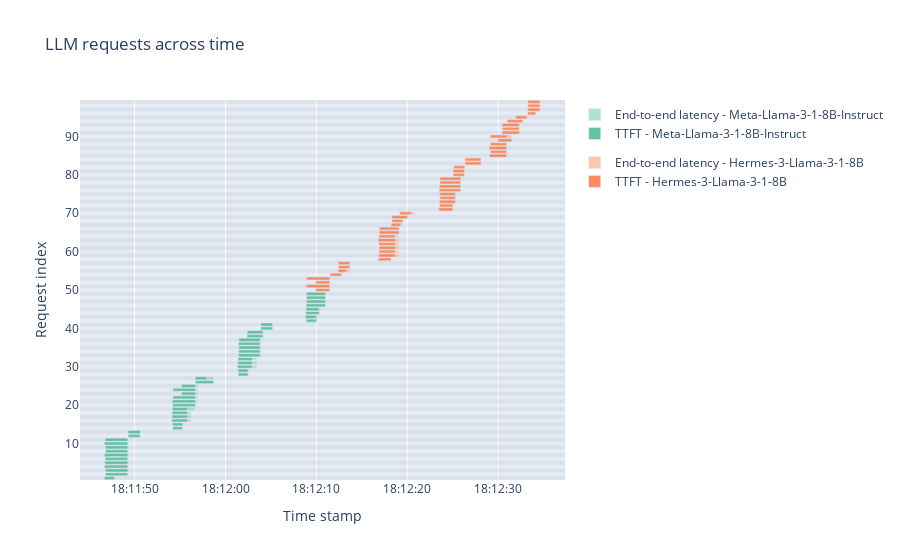

Here is the notebook cell this chart was saved with:
### Code cell
plot_requests_gantt_chart(df_test2, file_name="test2")

### Figure 1 — Plotly figure (JSON) as saved in the notebook; plotly's stock layout.template omitted (floating-point values rounded to 4 significant figures)
{"data": [{"base": ["1900-01-01 18:11:46.676028", "1900-01-01 18:11:46.787801", "1900-01-01 18:11:46.809189", "1900-01-01 18:11:46.681024", "1900-01-01 18:11:46.734870", "1900-01-01 18:11:46.757781", "1900-01-01 18:11:46.679513", "1900-01-01 18:11:46.814578", "1900-01-01 18:11:46.794756", "1900-01-01 18:11:46.662280", "1900-01-01 18:11:46.786259", "1900-01-01 18:11:49.297753", "1900-01-01 18:11:49.292066", "1900-01-01 18:11:54.186135", "1900-01-01 18:11:54.180553", "1900-01-01 18:11:54.085924", "1900-01-01 18:11:54.114542", "1900-01-01 18:11:54.127584", "1900-01-01 18:11:54.152495", "1900-01-01 18:11:54.191908", "1900-01-01 18:11:54.188735", "1900-01-01 18:11:54.215520", "1900-01-01 18:11:55.169301", "1900-01-01 18:11:54.213398", "1900-01-01 18:11:55.176395", "1900-01-01 18:11:56.680575", "1900-01-01 18:11:56.690968", "1900-01-01 18:12:01.408741", "1900-01-01 18:12:01.391268", "1900-01-01 18:12:01.295342", "1900-01-01 18:12:01.364749", "1900-01-01 18:12:01.373048", "1900-01-01 18:12:01.453752", "1900-01-01 18:12:01.443413", "1900-01-01 18:12:01.463006", "1900-01-01 18:12:01.430457", "1900-01-01 18:12:01.474235", "1900-01-01 18:12:02.377209", "1900-01-01 18:12:02.397172", "1900-01-01 18:12:03.883797", "1900-01-01 18:12:03.890555", "1900-01-01 18:12:08.865476", "1900-01-01 18:12:08.805365", "1900-01-01 18:12:08.814807", "1900-01-01 18:12:08.857532", "1900-01-01 18:12:08.890309", "1900-01-01 18:12:08.927473", "1900-01-01 18:12:08.911138", "1900-01-01 18:12:08.911346"], "legendgroup": "Meta-Llama-3-1-8B-Instruct", "marker": {"color": "#b2e0d2"}, "name": "End-to-end latency - Meta-Llama-3-1-8B-Instruct", "offsetgroup": "Meta-Llama-3-1-8B-Instruct-latency", "orientation": "h", "type": "bar", "x": [1171.0, 2537.0, 2516.0, 2647.0, 2593.0, 2570.0, 2651.0, 2517.0, 2538.0, 2674.0, 2552.0, 1325.0, 1332.0, 1165.0, 1171.0, 2145.0, 2117.0, 2104.0, 2469.0, 2623.0, 2627.0, 2746.0, 1796.0, 2752.0, 1793.0, 2011.0, 2001.0, 1156.0, 1175.0, 2139.0, 2070.0, 2062.0, 2395.0, 2406.0, 2386.0, 2422.0, 2378.0, 1790.0, 1777.0, 1301.0, 1295.0, 1224.0, 1284.0, 1578.0, 1537.0, 2112.0, 2076.0, 2093.0, 2096.0], "y": [1, 2, 3, 4, 5, 6, 7, 8, 9, 10, 11, 12, 13, 14, 15, 16, 17, 18, 19, 20, 21, 22, 23, 24, 25, 26, 27, 28, 29, 30, 31, 32, 33, 34, 35, 36, 37, 38, 39, 40, 41, 42, 43, 44, 45, 46, 47, 48, 49]}, {"base": ["1900-01-01 18:11:46.676028", "1900-01-01 18:11:46.787801", "1900-01-01 18:11:46.809189", "1900-01-01 18:11:46.681024", "1900-01-01 18:11:46.734870", "1900-01-01 18:11:46.757781", "1900-01-01 18:11:46.679513", "1900-01-01 18:11:46.814578", "1900-01-01 18:11:46.794756", "1900-01-01 18:11:46.662280", "1900-01-01 18:11:46.786259", "1900-01-01 18:11:49.297753", "1900-01-01 18:11:49.292066", "1900-01-01 18:11:54.186135", "1900-01-01 18:11:54.180553", "1900-01-01 18:11:54.085924", "1900-01-01 18:11:54.114542", "1900-01-01 18:11:54.127584", "1900-01-01 18:11:54.152495", "1900-01-01 18:11:54.191908", "1900-01-01 18:11:54.188735", "1900-01-01 18:11:54.215520", "1900-01-01 18:11:55.169301", "1900-01-01 18:11:54.213398", "1900-01-01 18:11:55.176395", "1900-01-01 18:11:56.680575", "1900-01-01 18:11:56.690968", "1900-01-01 18:12:01.408741", "1900-01-01 18:12:01.391268", "1900-01-01 18:12:01.295342", "1900-01-01 18:12:01.364749", "1900-01-01 18:12:01.373048", "1900-01-01 18:12:01.453752", "1900-01-01 18:12:01.443413", "1900-01-01 18:12:01.463006", "1900-01-01 18:12:01.430457", "1900-01-01 18:12:01.474235", "1900-01-01 18:12:02.377209", "1900-01-01 18:12:02.397172", "1900-01-01 18:12:03.883797", "1900-01-01 18:12:03.890555", "1900-01-01 18:12:08.865476", "1900-01-01 18:12:08.805365", "1900-01-01 18:12:08.814807", "1900-01-01 18:12:08.857532", "1900-01-01 18:12:08.890309", "1900-01-01 18:12:08.927473", "1900-01-01 18:12:08.911138", "1900-01-01 18:12:08.911346"], "legendgroup": "Meta-Llama-3-1-8B-Instruct", "marker": {"color": "#66c2a5"}, "name": "TTFT - Meta-Llama-3-1-8B-Instruct", "offsetgroup": "Meta-Llama-3-1-8B-Instruct-ttft", "orientation": "h", "type": "bar", "x": [1081.0, 2456.0, 2435.0, 2562.0, 2508.0, 2486.0, 2564.0, 2429.0, 2450.0, 2584.0, 2460.0, 1323.0, 1330.0, 1070.0, 1075.0, 1723.0, 1693.0, 1679.0, 1656.0, 2492.0, 2495.0, 2468.0, 1512.0, 2470.0, 1507.0, 2010.0, 1229.0, 1065.0, 1083.0, 1641.0, 1573.0, 1562.0, 2360.0, 2379.0, 2351.0, 2383.0, 2340.0, 1744.0, 1732.0, 1299.0, 1295.0, 1128.0, 1187.0, 1484.0, 1442.0, 2112.0, 2074.0, 2090.0, 2092.0], "y": [1, 2, 3, 4, 5, 6, 7, 8, 9, 10, 11, 12, 13, 14, 15, 16, 17, 18, 19, 20, 21, 22, 23, 24, 25, 26, 27, 28, 29, 30, 31, 32, 33, 34, 35, 36, 37, 38, 39, 40, 41, 42, 43, 44, 45, 46, 47, 48, 49]}, {"base": ["1900-01-01 18:12:09.938193", "1900-01-01 18:12:08.933602", "1900-01-01 18:12:09.949372", "1900-01-01 18:12:08.944984", "1900-01-01 18:12:11.495943", "1900-01-01 18:12:12.396399", "1900-01-01 18:12:12.417974", "1900-01-01 18:12:12.428764", "1900-01-01 18:12:16.789764", "1900-01-01 18:12:16.853493", "1900-01-01 18:12:16.884937", "1900-01-01 18:12:16.893609", "1900-01-01 18:12:16.858582", "1900-01-01 18:12:16.802746", "1900-01-01 18:12:16.895428", "1900-01-01 18:12:16.920891", "1900-01-01 18:12:16.920472", "1900-01-01 18:12:18.230031", "1900-01-01 18:12:18.309987", "1900-01-01 18:12:18.309195", "1900-01-01 18:12:19.146455", "1900-01-01 18:12:23.457832", "1900-01-01 18:12:23.524818", "1900-01-01 18:12:23.565059", "1900-01-01 18:12:23.592353", "1900-01-01 18:12:23.554924", "1900-01-01 18:12:23.494106", "1900-01-01 18:12:23.525645", "1900-01-01 18:12:23.579346", "1900-01-01 18:12:23.585546", "1900-01-01 18:12:25.036343", "1900-01-01 18:12:25.034800", "1900-01-01 18:12:25.104678", "1900-01-01 18:12:26.344092", "1900-01-01 18:12:26.337762", "1900-01-01 18:12:29.043290", "1900-01-01 18:12:29.126329", "1900-01-01 18:12:29.008647", "1900-01-01 18:12:29.131412", "1900-01-01 18:12:29.972828", "1900-01-01 18:12:29.136809", "1900-01-01 18:12:30.436540", "1900-01-01 18:12:30.443389", "1900-01-01 18:12:30.429841", "1900-01-01 18:12:30.977943", "1900-01-01 18:12:31.917384", "1900-01-01 18:12:33.238253", "1900-01-01 18:12:33.247062", "1900-01-01 18:12:33.258334", "1900-01-01 18:12:33.256141"], "legendgroup": "Hermes-3-Llama-3-1-8B", "marker": {"color": "#fdc6b0"}, "name": "End-to-end latency - Hermes-3-Llama-3-1-8B", "offsetgroup": "Hermes-3-Llama-3-1-8B-latency", "orientation": "h", "type": "bar", "x": [1532.0, 2540.0, 1526.0, 2530.0, 1342.0, 1277.0, 1269.0, 1261.0, 1432.0, 2241.0, 2209.0, 2201.0, 2236.0, 2295.0, 2204.0, 2212.0, 2214.0, 1138.0, 1292.0, 1700.0, 1660.0, 1559.0, 1492.0, 1783.0, 1756.0, 1798.0, 2381.0, 2350.0, 2299.0, 2293.0, 1232.0, 1234.0, 1291.0, 1757.0, 1765.0, 1874.0, 1793.0, 1911.0, 1789.0, 1515.0, 2352.0, 1880.0, 1874.0, 1892.0, 1735.0, 1315.0, 959.6, 1424.0, 1414.0, 1420.0], "y": [50, 51, 52, 53, 54, 55, 56, 57, 58, 59, 60, 61, 62, 63, 64, 65, 66, 67, 68, 69, 70, 71, 72, 73, 74, 75, 76, 77, 78, 79, 80, 81, 82, 83, 84, 85, 86, 87, 88, 89, 90, 91, 92, 93, 94, 95, 96, 97, 98, 99]}, {"base": ["1900-01-01 18:12:09.938193", "1900-01-01 18:12:08.933602", "1900-01-01 18:12:09.949372", "1900-01-01 18:12:08.944984", "1900-01-01 18:12:11.495943", "1900-01-01 18:12:12.396399", "1900-01-01 18:12:12.417974", "1900-01-01 18:12:12.428764", "1900-01-01 18:12:16.789764", "1900-01-01 18:12:16.853493", "1900-01-01 18:12:16.884937", "1900-01-01 18:12:16.893609", "1900-01-01 18:12:16.858582", "1900-01-01 18:12:16.802746", "1900-01-01 18:12:16.895428", "1900-01-01 18:12:16.920891", "1900-01-01 18:12:16.920472", "1900-01-01 18:12:18.230031", "1900-01-01 18:12:18.309987", "1900-01-01 18:12:18.309195", "1900-01-01 18:12:19.146455", "1900-01-01 18:12:23.457832", "1900-01-01 18:12:23.524818", "1900-01-01 18:12:23.565059", "1900-01-01 18:12:23.592353", "1900-01-01 18:12:23.554924", "1900-01-01 18:12:23.494106", "1900-01-01 18:12:23.525645", "1900-01-01 18:12:23.579346", "1900-01-01 18:12:23.585546", "1900-01-01 18:12:25.036343", "1900-01-01 18:12:25.034800", "1900-01-01 18:12:25.104678", "1900-01-01 18:12:26.344092", "1900-01-01 18:12:26.337762", "1900-01-01 18:12:29.043290", "1900-01-01 18:12:29.126329", "1900-01-01 18:12:29.008647", "1900-01-01 18:12:29.131412", "1900-01-01 18:12:29.972828", "1900-01-01 18:12:29.136809", "1900-01-01 18:12:30.436540", "1900-01-01 18:12:30.443389", "1900-01-01 18:12:30.429841", "1900-01-01 18:12:30.977943", "1900-01-01 18:12:31.917384", "1900-01-01 18:12:33.238253", "1900-01-01 18:12:33.247062", "1900-01-01 18:12:33.258334", "1900-01-01 18:12:33.256141"], "legendgroup": "Hermes-3-Llama-3-1-8B", "marker": {"color": "#fc8d62"}, "name": "TTFT - Hermes-3-Llama-3-1-8B", "offsetgroup": "Hermes-3-Llama-3-1-8B-ttft", "orientation": "h", "type": "bar", "x": [1531.0, 2534.0, 1520.0, 2525.0, 1252.0, 883.3, 1257.0, 1245.0, 1431.0, 1824.0, 1793.0, 1783.0, 1815.0, 1872.0, 1783.0, 2172.0, 2174.0, 1045.0, 1204.0, 1698.0, 1283.0, 1556.0, 1488.0, 1703.0, 1679.0, 1694.0, 2379.0, 2348.0, 2294.0, 2289.0, 1231.0, 1230.0, 1205.0, 1753.0, 1762.0, 1873.0, 1791.0, 1908.0, 1786.0, 1514.0, 1877.0, 1880.0, 1873.0, 1888.0, 1734.0, 1232.0, 874.6, 1319.0, 1309.0, 1311.0], "y": [50, 51, 52, 53, 54, 55, 56, 57, 58, 59, 60, 61, 62, 63, 64, 65, 66, 67, 68, 69, 70, 71, 72, 73, 74, 75, 76, 77, 78, 79, 80, 81, 82, 83, 84, 85, 86, 87, 88, 89, 90, 91, 92, 93, 94, 95, 96, 97, 98, 99]}], "layout": {"barmode": "overlay", "shapes": [{"fillcolor": "grey", "line": {"width": 0}, "opacity": 0.1, "type": "rect", "x0": 0, "x1": 1, "xref": "x domain", "y0": 0.5, "y1": 1.5, "yref": "y"}, {"fillcolor": "grey", "line": {"width": 0}, "opacity": 0.1, "type": "rect", "x0": 0, "x1": 1, "xref": "x domain", "y0": 2.5, "y1": 3.5, "yref": "y"}, {"fillcolor": "grey", "line": {"width": 0}, "opacity": 0.1, "type": "rect", "x0": 0, "x1": 1, "xref": "x domain", "y0": 4.5, "y1": 5.5, "yref": "y"}, {"fillcolor": "grey", "line": {"width": 0}, "opacity": 0.1, "type": "rect", "x0": 0, "x1": 1, "xref": "x domain", "y0": 6.5, "y1": 7.5, "yref": "y"}, {"fillcolor": "grey", "line": {"width": 0}, "opacity": 0.1, "type": "rect", "x0": 0, "x1": 1, "xref": "x domain", "y0": 8.5, "y1": 9.5, "yref": "y"}, {"fillcolor": "grey", "line": {"width": 0}, "opacity": 0.1, "type": "rect", "x0": 0, "x1": 1, "xref": "x domain", "y0": 10.5, "y1": 11.5, "yref": "y"}, {"fillcolor": "grey", "line": {"width": 0}, "opacity": 0.1, "type": "rect", "x0": 0, "x1": 1, "xref": "x domain", "y0": 12.5, "y1": 13.5, "yref": "y"}, {"fillcolor": "grey", "line": {"width": 0}, "opacity": 0.1, "type": "rect", "x0": 0, "x1": 1, "xref": "x domain", "y0": 14.5, "y1": 15.5, "yref": "y"}, {"fillcolor": "grey", "line": {"width": 0}, "opacity": 0.1, "type": "rect", "x0": 0, "x1": 1, "xref": "x domain", "y0": 16.5, "y1": 17.5, "yref": "y"}, {"fillcolor": "grey", "line": {"width": 0}, "opacity": 0.1, "type": "rect", "x0": 0, "x1": 1, "xref": "x domain", "y0": 18.5, "y1": 19.5, "yref": "y"}, {"fillcolor": "grey", "line": {"width": 0}, "opacity": 0.1, "type": "rect", "x0": 0, "x1": 1, "xref": "x domain", "y0": 20.5, "y1": 21.5, "yref": "y"}, {"fillcolor": "grey", "line": {"width": 0}, "opacity": 0.1, "type": "rect", "x0": 0, "x1": 1, "xref": "x domain", "y0": 22.5, "y1": 23.5, "yref": "y"}, {"fillcolor": "grey", "line": {"width": 0}, "opacity": 0.1, "type": "rect", "x0": 0, "x1": 1, "xref": "x domain", "y0": 24.5, "y1": 25.5, "yref": "y"}, {"fillcolor": "grey", "line": {"width": 0}, "opacity": 0.1, "type": "rect", "x0": 0, "x1": 1, "xref": "x domain", "y0": 26.5, "y1": 27.5, "yref": "y"}, {"fillcolor": "grey", "line": {"width": 0}, "opacity": 0.1, "type": "rect", "x0": 0, "x1": 1, "xref": "x domain", "y0": 28.5, "y1": 29.5, "yref": "y"}, {"fillcolor": "grey", "line": {"width": 0}, "opacity": 0.1, "type": "rect", "x0": 0, "x1": 1, "xref": "x domain", "y0": 30.5, "y1": 31.5, "yref": "y"}, {"fillcolor": "grey", "line": {"width": 0}, "opacity": 0.1, "type": "rect", "x0": 0, "x1": 1, "xref": "x domain", "y0": 32.5, "y1": 33.5, "yref": "y"}, {"fillcolor": "grey", "line": {"width": 0}, "opacity": 0.1, "type": "rect", "x0": 0, "x1": 1, "xref": "x domain", "y0": 34.5, "y1": 35.5, "yref": "y"}, {"fillcolor": "grey", "line": {"width": 0}, "opacity": 0.1, "type": "rect", "x0": 0, "x1": 1, "xref": "x domain", "y0": 36.5, "y1": 37.5, "yref": "y"}, {"fillcolor": "grey", "line": {"width": 0}, "opacity": 0.1, "type": "rect", "x0": 0, "x1": 1, "xref": "x domain", "y0": 38.5, "y1": 39.5, "yref": "y"}, {"fillcolor": "grey", "line": {"width": 0}, "opacity": 0.1, "type": "rect", "x0": 0, "x1": 1, "xref": "x domain", "y0": 40.5, "y1": 41.5, "yref": "y"}, {"fillcolor": "grey", "line": {"width": 0}, "opacity": 0.1, "type": "rect", "x0": 0, "x1": 1, "xref": "x domain", "y0": 42.5, "y1": 43.5, "yref": "y"}, {"fillcolor": "grey", "line": {"width": 0}, "opacity": 0.1, "type": "rect", "x0": 0, "x1": 1, "xref": "x domain", "y0": 44.5, "y1": 45.5, "yref": "y"}, {"fillcolor": "grey", "line": {"width": 0}, "opacity": 0.1, "type": "rect", "x0": 0, "x1": 1, "xref": "x domain", "y0": 46.5, "y1": 47.5, "yref": "y"}, {"fillcolor": "grey", "line": {"width": 0}, "opacity": 0.1, "type": "rect", "x0": 0, "x1": 1, "xref": "x domain", "y0": 48.5, "y1": 49.5, "yref": "y"}, {"fillcolor": "grey", "line": {"width": 0}, "opacity": 0.1, "type": "rect", "x0": 0, "x1": 1, "xref": "x domain", "y0": 50.5, "y1": 51.5, "yref": "y"}, {"fillcolor": "grey", "line": {"width": 0}, "opacity": 0.1, "type": "rect", "x0": 0, "x1": 1, "xref": "x domain", "y0": 52.5, "y1": 53.5, "yref": "y"}, {"fillcolor": "grey", "line": {"width": 0}, "opacity": 0.1, "type": "rect", "x0": 0, "x1": 1, "xref": "x domain", "y0": 54.5, "y1": 55.5, "yref": "y"}, {"fillcolor": "grey", "line": {"width": 0}, "opacity": 0.1, "type": "rect", "x0": 0, "x1": 1, "xref": "x domain", "y0": 56.5, "y1": 57.5, "yref": "y"}, {"fillcolor": "grey", "line": {"width": 0}, "opacity": 0.1, "type": "rect", "x0": 0, "x1": 1, "xref": "x domain", "y0": 58.5, "y1": 59.5, "yref": "y"}, {"fillcolor": "grey", "line": {"width": 0}, "opacity": 0.1, "type": "rect", "x0": 0, "x1": 1, "xref": "x domain", "y0": 60.5, "y1": 61.5, "yref": "y"}, {"fillcolor": "grey", "line": {"width": 0}, "opacity": 0.1, "type": "rect", "x0": 0, "x1": 1, "xref": "x domain", "y0": 62.5, "y1": 63.5, "yref": "y"}, {"fillcolor": "grey", "line": {"width": 0}, "opacity": 0.1, "type": "rect", "x0": 0, "x1": 1, "xref": "x domain", "y0": 64.5, "y1": 65.5, "yref": "y"}, {"fillcolor": "grey", "line": {"width": 0}, "opacity": 0.1, "type": "rect", "x0": 0, "x1": 1, "xref": "x domain", "y0": 66.5, "y1": 67.5, "yref": "y"}, {"fillcolor": "grey", "line": {"width": 0}, "opacity": 0.1, "type": "rect", "x0": 0, "x1": 1, "xref": "x domain", "y0": 68.5, "y1": 69.5, "yref": "y"}, {"fillcolor": "grey", "line": {"width": 0}, "opacity": 0.1, "type": "rect", "x0": 0, "x1": 1, "xref": "x domain", "y0": 70.5, "y1": 71.5, "yref": "y"}, {"fillcolor": "grey", "line": {"width": 0}, "opacity": 0.1, "type": "rect", "x0": 0, "x1": 1, "xref": "x domain", "y0": 72.5, "y1": 73.5, "yref": "y"}, {"fillcolor": "grey", "line": {"width": 0}, "opacity": 0.1, "type": "rect", "x0": 0, "x1": 1, "xref": "x domain", "y0": 74.5, "y1": 75.5, "yref": "y"}, {"fillcolor": "grey", "line": {"width": 0}, "opacity": 0.1, "type": "rect", "x0": 0, "x1": 1, "xref": "x domain", "y0": 76.5, "y1": 77.5, "yref": "y"}, {"fillcolor": "grey", "line": {"width": 0}, "opacity": 0.1, "type": "rect", "x0": 0, "x1": 1, "xref": "x domain", "y0": 78.5, "y1": 79.5, "yref": "y"}, {"fillcolor": "grey", "line": {"width": 0}, "opacity": 0.1, "type": "rect", "x0": 0, "x1": 1, "xref": "x domain", "y0": 80.5, "y1": 81.5, "yref": "y"}, {"fillcolor": "grey", "line": {"width": 0}, "opacity": 0.1, "type": "rect", "x0": 0, "x1": 1, "xref": "x domain", "y0": 82.5, "y1": 83.5, "yref": "y"}, {"fillcolor": "grey", "line": {"width": 0}, "opacity": 0.1, "type": "rect", "x0": 0, "x1": 1, "xref": "x domain", "y0": 84.5, "y1": 85.5, "yref": "y"}, {"fillcolor": "grey", "line": {"width": 0}, "opacity": 0.1, "type": "rect", "x0": 0, "x1": 1, "xref": "x domain", "y0": 86.5, "y1": 87.5, "yref": "y"}, {"fillcolor": "grey", "line": {"width": 0}, "opacity": 0.1, "type": "rect", "x0": 0, "x1": 1, "xref": "x domain", "y0": 88.5, "y1": 89.5, "yref": "y"}, {"fillcolor": "grey", "line": {"width": 0}, "opacity": 0.1, "type": "rect", "x0": 0, "x1": 1, "xref": "x domain", "y0": 90.5, "y1": 91.5, "yref": "y"}, {"fillcolor": "grey", "line": {"width": 0}, "opacity": 0.1, "type": "rect", "x0": 0, "x1": 1, "xref": "x domain", "y0": 92.5, "y1": 93.5, "yref": "y"}, {"fillcolor": "grey", "line": {"width": 0}, "opacity": 0.1, "type": "rect", "x0": 0, "x1": 1, "xref": "x domain", "y0": 94.5, "y1": 95.5, "yref": "y"}, {"fillcolor": "grey", "line": {"width": 0}, "opacity": 0.1, "type": "rect", "x0": 0, "x1": 1, "xref": "x domain", "y0": 96.5, "y1": 97.5, "yref": "y"}, {"fillcolor": "grey", "line": {"width": 0}, "opacity": 0.1, "type": "rect", "x0": 0, "x1": 1, "xref": "x domain", "y0": 98.5, "y1": 99.5, "yref": "y"}], "title": {"text": "LLM requests across time"}, "xaxis": {"hoverformat": "%H:%M:%S.%2f", "tickformat": "%H:%M:%S", "title": {"text": "Time stamp"}, "type": "date"}, "yaxis": {"title": {"text": "Request index"}}}}
